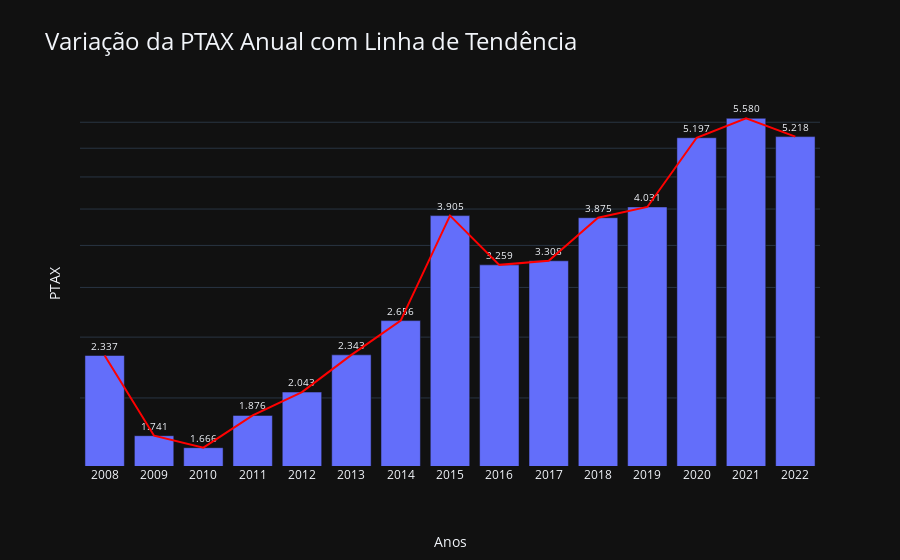

Notebook code cell kept with this figure:
### Code cell
fig = go.Figure()
fig.add_trace(go.Bar(x=df_producao_exportacao['Ano'], y=df_producao_exportacao['PTAX'], name='PTAX'))
fig.update_traces(texttemplate='%{y:.4s}', textposition='outside', textfont_size=10)
fig.add_trace(go.Scatter(x=df_producao_exportacao['Ano'], y=df_producao_exportacao['PTAX'], mode='lines', name='Tendência', line=dict(color='red')))
fig.update_layout(title='Variação da PTAX Anual com Linha de Tendência',
                  yaxis_title='PTAX',
                  barmode='group',
                  title_font=dict(size=24), 
                  xaxis_title='Anos',
                  yaxis_type="log",
                  xaxis_title_standoff=55,
                  yaxis_showticklabels=False,
                  showlegend=False,
                  template="plotly_dark",
                  xaxis=dict(tickvals=df_producao_exportacao['Ano'], ticktext=df_producao_exportacao['Ano'].dt.year),
                  annotations=[
                        dict(
                            x=1,
                            y=-0.32,
                            xref='paper',
                            yref='paper',
                            text='* Escala Logarítmica',
                            showarrow=False,
                            font=dict(size=12)
                        )
                    ])

fig.show()

### Figure 1 — Plotly figure (JSON) as saved in the notebook; plotly's stock layout.template omitted (floating-point values rounded to 4 significant figures)
{"data": [{"name": "PTAX", "textfont": {"size": 10}, "textposition": "outside", "texttemplate": "%{y:.4s}", "type": "bar", "x": ["2008-01-01T00:00:00", "2009-01-01T00:00:00", "2010-01-01T00:00:00", "2011-01-01T00:00:00", "2012-01-01T00:00:00", "2013-01-01T00:00:00", "2014-01-01T00:00:00", "2015-01-01T00:00:00", "2016-01-01T00:00:00", "2017-01-01T00:00:00", "2018-01-01T00:00:00", "2019-01-01T00:00:00", "2020-01-01T00:00:00", "2021-01-01T00:00:00", "2022-01-01T00:00:00"], "y": [2.337, 1.741, 1.666, 1.876, 2.043, 2.343, 2.656, 3.905, 3.259, 3.308, 3.875, 4.031, 5.197, 5.58, 5.218]}, {"line": {"color": "red"}, "mode": "lines", "name": "Tendência", "type": "scatter", "x": ["2008-01-01T00:00:00", "2009-01-01T00:00:00", "2010-01-01T00:00:00", "2011-01-01T00:00:00", "2012-01-01T00:00:00", "2013-01-01T00:00:00", "2014-01-01T00:00:00", "2015-01-01T00:00:00", "2016-01-01T00:00:00", "2017-01-01T00:00:00", "2018-01-01T00:00:00", "2019-01-01T00:00:00", "2020-01-01T00:00:00", "2021-01-01T00:00:00", "2022-01-01T00:00:00"], "y": [2.337, 1.741, 1.666, 1.876, 2.043, 2.343, 2.656, 3.905, 3.259, 3.308, 3.875, 4.031, 5.197, 5.58, 5.218]}], "layout": {"annotations": [{"font": {"size": 12}, "showarrow": false, "text": "* Escala Logarítmica", "x": 1, "xref": "paper", "y": -0.32, "yref": "paper"}], "barmode": "group", "showlegend": false, "title": {"font": {"size": 24}, "text": "Variação da PTAX Anual com Linha de Tendência"}, "xaxis": {"ticktext": [2008, 2009, 2010, 2011, 2012, 2013, 2014, 2015, 2016, 2017, 2018, 2019, 2020, 2021, 2022], "tickvals": ["2008-01-01T00:00:00", "2009-01-01T00:00:00", "2010-01-01T00:00:00", "2011-01-01T00:00:00", "2012-01-01T00:00:00", "2013-01-01T00:00:00", "2014-01-01T00:00:00", "2015-01-01T00:00:00", "2016-01-01T00:00:00", "2017-01-01T00:00:00", "2018-01-01T00:00:00", "2019-01-01T00:00:00", "2020-01-01T00:00:00", "2021-01-01T00:00:00", "2022-01-01T00:00:00"], "title": {"standoff": 55, "text": "Anos"}}, "yaxis": {"showticklabels": false, "title": {"text": "PTAX"}, "type": "log"}}}
